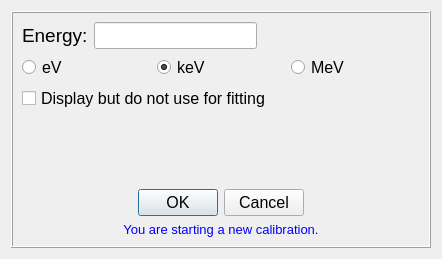
<?xml version="1.0" encoding="UTF-8"?>
<ui version="4.0">
 <class>energy_calibration_win</class>
 <widget class="QDialog" name="energy_calibration_win">
  <property name="geometry">
   <rect>
    <x>0</x>
    <y>0</y>
    <width>442</width>
    <height>259</height>
   </rect>
  </property>
  <property name="windowTitle">
   <string>Dialog</string>
  </property>
  <layout class="QGridLayout" name="gridLayout_2">
   <item row="0" column="0">
    <widget class="QFrame" name="frame">
     <property name="frameShape">
      <enum>QFrame::Box</enum>
     </property>
     <property name="frameShadow">
      <enum>QFrame::Raised</enum>
     </property>
     <layout class="QGridLayout" name="gridLayout_5">
      <item row="3" column="0">
       <widget class="QCheckBox" name="checkBox_cal">
        <property name="font">
         <font>
          <pointsize>12</pointsize>
         </font>
        </property>
        <property name="text">
         <string>Display but do not use for fitting</string>
        </property>
       </widget>
      </item>
      <item row="1" column="0" colspan="2">
       <layout class="QGridLayout" name="gridLayout">
        <item row="0" column="1">
         <widget class="QRadioButton" name="radio_button_kev">
          <property name="font">
           <font>
            <pointsize>12</pointsize>
           </font>
          </property>
          <property name="text">
           <string>keV</string>
          </property>
          <property name="checked">
           <bool>true</bool>
          </property>
          <property name="autoExclusive">
           <bool>true</bool>
          </property>
         </widget>
        </item>
        <item row="0" column="2">
         <widget class="QRadioButton" name="radio_button_mev">
          <property name="font">
           <font>
            <pointsize>12</pointsize>
           </font>
          </property>
          <property name="text">
           <string>MeV</string>
          </property>
          <property name="checked">
           <bool>false</bool>
          </property>
          <property name="autoRepeat">
           <bool>false</bool>
          </property>
          <property name="autoExclusive">
           <bool>true</bool>
          </property>
         </widget>
        </item>
        <item row="0" column="0">
         <widget class="QRadioButton" name="radio_button_ev">
          <property name="font">
           <font>
            <pointsize>12</pointsize>
           </font>
          </property>
          <property name="text">
           <string>eV</string>
          </property>
          <property name="checked">
           <bool>false</bool>
          </property>
          <property name="autoExclusive">
           <bool>true</bool>
          </property>
         </widget>
        </item>
       </layout>
      </item>
      <item row="5" column="0" colspan="2">
       <layout class="QGridLayout" name="gridLayout_4">
        <item row="1" column="1">
         <widget class="QDialogButtonBox" name="button_ok_cancel">
          <property name="enabled">
           <bool>true</bool>
          </property>
          <property name="font">
           <font>
            <family>MS Shell Dlg 2</family>
            <pointsize>12</pointsize>
            <weight>9</weight>
            <italic>false</italic>
            <bold>false</bold>
           </font>
          </property>
          <property name="acceptDrops">
           <bool>false</bool>
          </property>
          <property name="autoFillBackground">
           <bool>false</bool>
          </property>
          <property name="orientation">
           <enum>Qt::Horizontal</enum>
          </property>
          <property name="standardButtons">
           <set>QDialogButtonBox::Cancel|QDialogButtonBox::Ok</set>
          </property>
          <property name="centerButtons">
           <bool>true</bool>
          </property>
         </widget>
        </item>
        <item row="1" column="2">
         <spacer name="horizontalSpacer">
          <property name="orientation">
           <enum>Qt::Horizontal</enum>
          </property>
          <property name="sizeHint" stdset="0">
           <size>
            <width>40</width>
            <height>20</height>
           </size>
          </property>
         </spacer>
        </item>
        <item row="1" column="0">
         <spacer name="horizontalSpacer_2">
          <property name="orientation">
           <enum>Qt::Horizontal</enum>
          </property>
          <property name="sizeHint" stdset="0">
           <size>
            <width>28</width>
            <height>20</height>
           </size>
          </property>
         </spacer>
        </item>
        <item row="0" column="1">
         <spacer name="verticalSpacer">
          <property name="orientation">
           <enum>Qt::Vertical</enum>
          </property>
          <property name="sizeHint" stdset="0">
           <size>
            <width>20</width>
            <height>40</height>
           </size>
          </property>
         </spacer>
        </item>
       </layout>
      </item>
      <item row="0" column="0" colspan="2">
       <layout class="QGridLayout" name="gridLayout_3">
        <item row="0" column="0">
         <widget class="QLabel" name="label">
          <property name="font">
           <font>
            <pointsize>14</pointsize>
           </font>
          </property>
          <property name="text">
           <string>Energy:</string>
          </property>
         </widget>
        </item>
        <item row="0" column="1">
         <widget class="QLineEdit" name="energy_txt">
          <property name="font">
           <font>
            <pointsize>12</pointsize>
           </font>
          </property>
          <property name="alignment">
           <set>Qt::AlignLeading|Qt::AlignLeft|Qt::AlignVCenter</set>
          </property>
          <property name="cursorMoveStyle">
           <enum>Qt::LogicalMoveStyle</enum>
          </property>
         </widget>
        </item>
        <item row="0" column="2">
         <spacer name="horizontalSpacer_3">
          <property name="orientation">
           <enum>Qt::Horizontal</enum>
          </property>
          <property name="sizeHint" stdset="0">
           <size>
            <width>40</width>
            <height>20</height>
           </size>
          </property>
         </spacer>
        </item>
       </layout>
      </item>
      <item row="6" column="0" colspan="2">
       <widget class="QLabel" name="label_ecal_warning">
        <property name="font">
         <font>
          <pointsize>10</pointsize>
         </font>
        </property>
        <property name="text">
         <string>&lt;html&gt;&lt;head/&gt;&lt;body&gt;&lt;p&gt;&lt;span style=&quot; color:#0000ff;&quot;&gt;You are starting a new calibration.&lt;/span&gt;&lt;/p&gt;&lt;/body&gt;&lt;/html&gt;</string>
        </property>
        <property name="alignment">
         <set>Qt::AlignCenter</set>
        </property>
       </widget>
      </item>
     </layout>
    </widget>
   </item>
  </layout>
 </widget>
 <resources/>
 <connections>
  <connection>
   <sender>button_ok_cancel</sender>
   <signal>accepted()</signal>
   <receiver>energy_calibration_win</receiver>
   <slot>accept()</slot>
   <hints>
    <hint type="sourcelabel">
     <x>248</x>
     <y>254</y>
    </hint>
    <hint type="destinationlabel">
     <x>157</x>
     <y>274</y>
    </hint>
   </hints>
  </connection>
  <connection>
   <sender>button_ok_cancel</sender>
   <signal>rejected()</signal>
   <receiver>energy_calibration_win</receiver>
   <slot>reject()</slot>
   <hints>
    <hint type="sourcelabel">
     <x>316</x>
     <y>260</y>
    </hint>
    <hint type="destinationlabel">
     <x>286</x>
     <y>274</y>
    </hint>
   </hints>
  </connection>
 </connections>
</ui>
